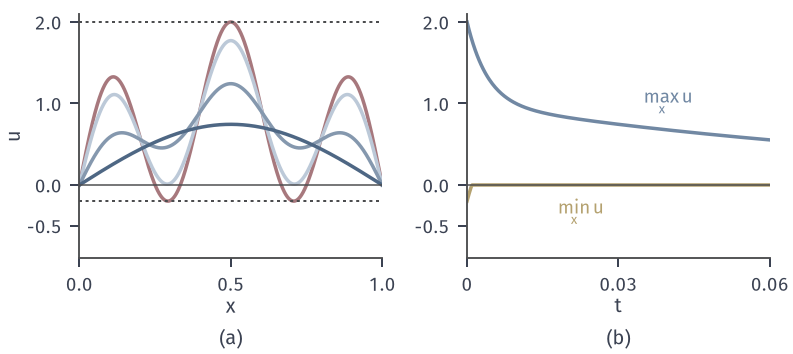

Write Python code to recreate this figure.
from pathlib import Path
import sys
HERE = Path(__file__).resolve().parent
sys.path.insert(0, str(HERE.parent/"heat-common"))
from heat_fig import *
# Max and min of u0=sin(pi x)+sin(5 pi x) under zero ends: never leave initial/boundary range.
fig, axes = figure(width_mm=112, height_mm=50, ncols=2)
panel(fig, left=.1, wspace=.28, bottom=.27)
xx = np.linspace(0, 1, 2001)
U = lambda t: np.exp(-pi**2*t)*np.sin(pi*xx)+np.exp(-25*pi**2*t)*np.sin(5*pi*xx)
ax = axes[0]; cc = shades(3)
ax.plot(xx, U(0), color=RED, lw=1.4)
for t, c in zip((.001, .005, .03), cc): ax.plot(xx, U(t), color=c, lw=1.4)
ax.axhline(0, color=STROKE, lw=.6); ax.axhline(U(0).max(), color=STROKE, lw=.8, ls=DOT); ax.axhline(U(0).min(), color=STROKE, lw=.8, ls=DOT)
ax.set_xlim(0, 1); ax.set_ylim(-.9, 2.1); ax.set_xticks([0, .5, 1]); ax.set_yticks([-.5, 0, 1, 2]); axlab(ax, yl='$u$')
ax = axes[1]; T = np.linspace(0, .06, 300)
ax.plot(T, [U(t).max() for t in T], color=BLUE, lw=1.4); ax.plot(T, [U(t).min() for t in T], color=YELLOW, lw=1.4)
ax.axhline(0, color=STROKE, lw=.6)
lab(ax, .035, 1.0, r'$\max_x u$', BLUE, ha='left'); lab(ax, .018, -.17, r'$\min_x u$', YELLOW, ha='left', va='top')
ax.set_xlim(0, .06); ax.set_ylim(-.9, 2.1); ax.set_xticks([0, .03, .06]); ax.set_xticklabels(['0', '0.03', '0.06']); ax.set_yticks([-.5, 0, 1, 2]); axlab(ax, '$t$')
tags(fig, axes)
save(fig, HERE, 'figure', {'max0': float(U(0).max()), 'min0': float(U(0).min())}); print(U(0).max(), U(0).min())
